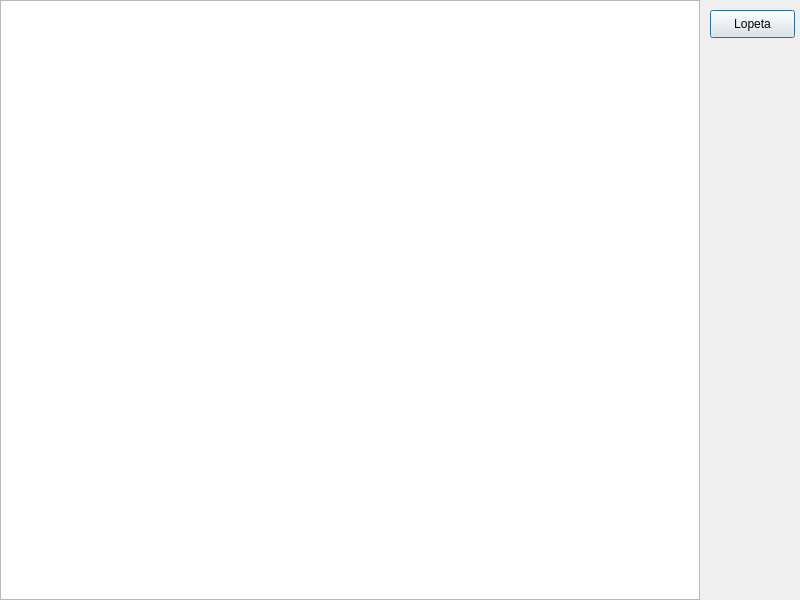
<?xml version="1.0" encoding="UTF-8"?>
<ui version="4.0">
 <class>MainDialog</class>
 <widget class="QDialog" name="MainDialog">
  <property name="geometry">
   <rect>
    <x>0</x>
    <y>0</y>
    <width>800</width>
    <height>600</height>
   </rect>
  </property>
  <property name="windowTitle">
   <string>Galaxy Game - Space Cowboys</string>
  </property>
  <widget class="QPushButton" name="btnQuit">
   <property name="geometry">
    <rect>
     <x>710</x>
     <y>10</y>
     <width>85</width>
     <height>28</height>
    </rect>
   </property>
   <property name="text">
    <string>Lopeta</string>
   </property>
  </widget>
  <widget class="QGraphicsView" name="graphicsView">
   <property name="geometry">
    <rect>
     <x>0</x>
     <y>0</y>
     <width>700</width>
     <height>600</height>
    </rect>
   </property>
  </widget>
  <widget class="QLabel" name="labelSaved">
   <property name="geometry">
    <rect>
     <x>710</x>
     <y>50</y>
     <width>81</width>
     <height>20</height>
    </rect>
   </property>
   <property name="text">
    <string/>
   </property>
  </widget>
  <widget class="QLabel" name="labelLost">
   <property name="geometry">
    <rect>
     <x>710</x>
     <y>80</y>
     <width>81</width>
     <height>20</height>
    </rect>
   </property>
   <property name="text">
    <string/>
   </property>
  </widget>
  <widget class="QLabel" name="labelGalaxy">
   <property name="geometry">
    <rect>
     <x>720</x>
     <y>100</y>
     <width>62</width>
     <height>131</height>
    </rect>
   </property>
   <property name="text">
    <string/>
   </property>
  </widget>
 </widget>
 <resources/>
 <connections/>
</ui>
